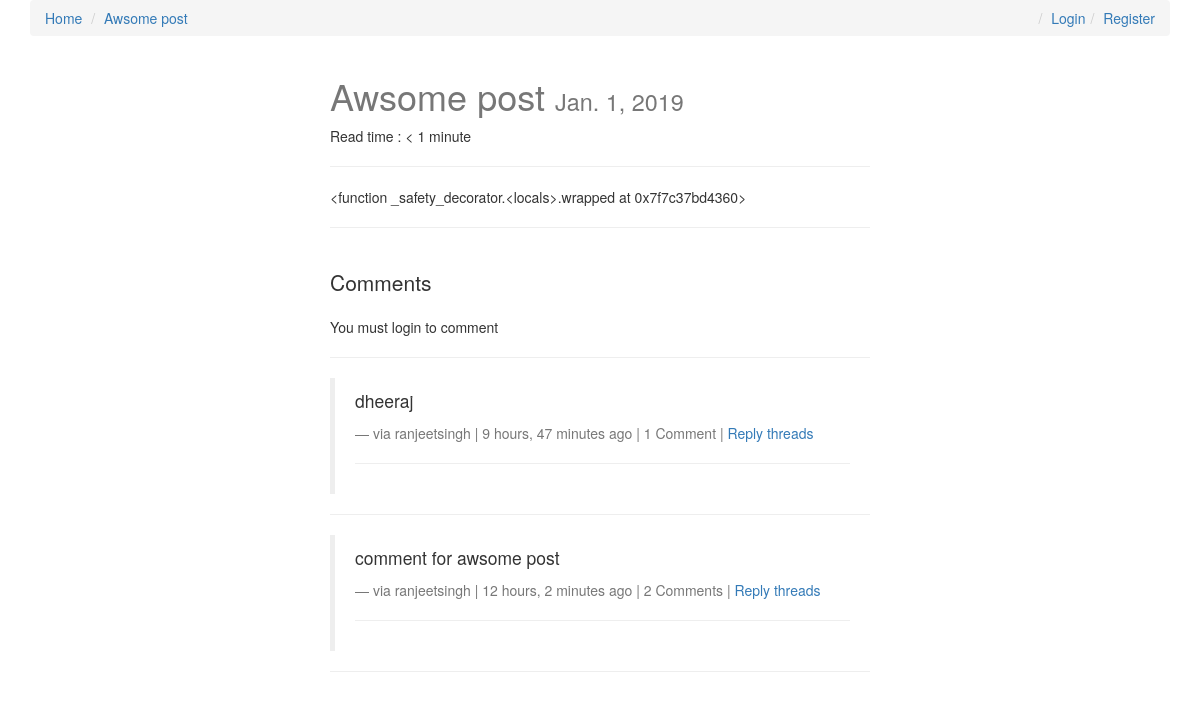
Before: /awsome-post/ with the older database file.
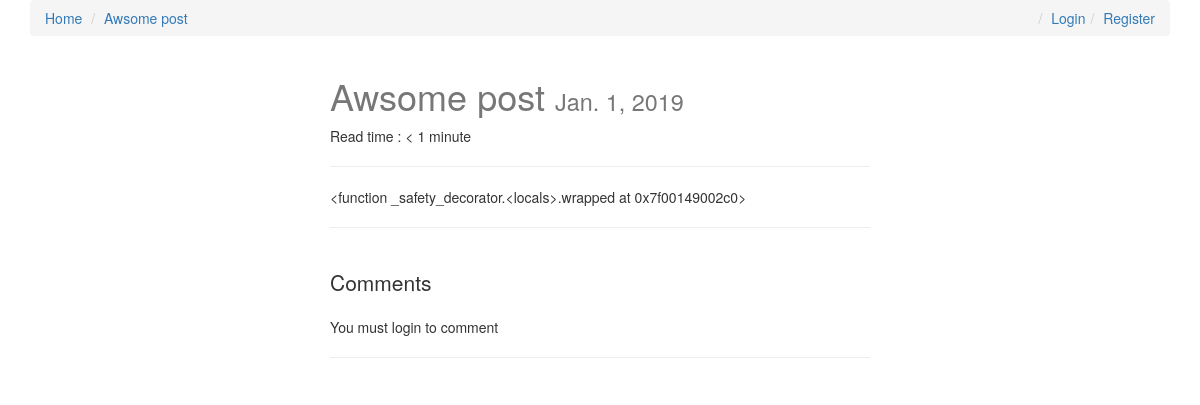
After: the same page with the newer database file.
### posts/models.py (models this page shows)
class Post(models.Model):
    user = models.ForeignKey(settings.AUTH_USER_MODEL, default=1)
    title = models.CharField(max_length = 120)
    slug = models.SlugField(unique=True)
    image = models.ImageField(upload_to=upload_location, null=True, blank=True,
            width_field="width_field",
            height_field="height_field")
    height_field = models.IntegerField(default=0)
    width_field = models.IntegerField(default=0)
    draft = models.BooleanField(default=False)
    publish = models.DateField(auto_now=False, auto_now_add=False)
    content = models.TextField()
    updated = models.DateTimeField(auto_now = True, auto_now_add = False)
    timestamp = models.DateTimeField(auto_now = False, auto_now_add = True)
    read_time = models.IntegerField(default=0)
    objects = PostManager()
    def __str__(self):
        return self.title
    def get_absolute_url(self):
        return reverse("posts:detail", kwargs={"slug":self.slug})
    class Meta:
        ordering = ["-timestamp","-updated"]
    def get_markdown(self):
        content = self.content
        markdown_text = markdown(content)
        return mark_safe(markdown_text)
    @property
    def comments(self):
        qs = Comment.objects.filter_by_instance(self)
        return qs
    @property
    def get_content_type(self):
        content_type = ContentType.objects.get_for_model(self.__class__)
        return content_type

### comments/models.py (models this page shows, shortened)
class Comment(models.Model):
    user        = models.ForeignKey(settings.AUTH_USER_MODEL, default=1)
    content_type = models.ForeignKey(ContentType, on_delete=models.CASCADE)
    object_id = models.PositiveIntegerField()
    content_object = GenericForeignKey('content_type', 'object_id')
    parent      = models.ForeignKey("self", null=True, blank=True)
    content     = models.TextField()
    timestamp   = models.DateTimeField(auto_now_add=True)
    objects = CommentManager()
    class Meta:
        ordering = ['-timestamp']
    def __str__(self):
        return str(self.user.username)
    def get_absolute_url(self):
        return reverse("comments:thread", kwargs={"id": self.id})
    def children(self): #replies
        return Comment.objects.filter(parent=self)

### posts/views.py (the view, shortened to what this page needs)
# urls.py: url(r'^(?P<slug>[\w-]+)/$',views.post_detail,name="detail"),
def post_detail(request,slug=None):
    instance = get_object_or_404(Post,slug=slug)
    if instance.draft or instance.publish > timezone.now().date():
        if not request.user.is_staff or not request.user.is_superuser:
            raise Http404
    share_string = quote_plus(instance.content)
    read_time = get_read_time(instance.get_markdown())
    print(read_time)
    comments = instance.comments
    initial_data = {
        "content_type":instance.get_content_type,
        "object_id":instance.id
    }
    form = CommentForm(request.POST or None, initial=initial_data)
    context = {
        "instance":instance,
        "title" : "Detail",
        "share_string":share_string,
        "comments":comments,
        "comment_form":form
    }
    return render(request,"post_detail.html",context)

### comments/models.py (called while the page is built)
    def filter_by_instance(self, instance):
        content_type = ContentType.objects.get_for_model(instance.__class__)
        obj_id = instance.id
        qs = super(CommentManager, self).filter(content_type=content_type, object_id= obj_id).filter(parent=None)
        return qs

### posts/templatetags/urlify.py (called while the page is built)
@register.filter
def urlify(value):
    return quote_plus(value)

### posts/utils.py (called while the page is built)
def count_words(html_string):
    word_string = strip_tags(html_string)
    count = len(re.findall(r'\w+', word_string))
    return count

def get_read_time(html_string):
    count = count_words(html_string)
    read_time_min = math.ceil(count/200)
    return read_time_min

### templates/post_detail.html (shortened to what this page needs)
{% extends "base.html" %}
{% load urlify %}
{% load crispy_forms_tags %}
{% block post_detail_link %}
<li><a href="{{instance.get_absolute_url}}">{{instance.title}}</a></li>
{% endblock %}
{% block content %}
<div class="col-sm-6 col-sm-offset-3">
    <h1>{{instance.title}} <small>{{instance.publish}}</small> </h1>
    <p>Read time : {% if instance.read_time <= 1 %} < {{instance.read_time}} minute {% else %}{{instance.read_time}} minutes {% endif %} </p>
    <p>
        <hr />
    </p>
    <div class="row">
        <div class="col-sm-12">
            <div class="post-detail-item">{{instance.get_markdown }}</div>
            <hr />
            <br />
            <div>
                <p class="lead">Comments</p>
                {% if request.user.is_authenticated %}
                <form action="" method="POST">{% csrf_token %}
                    {{comment_form | crispy }}
                    <input type="submit" value="Post comment" class="btn btn-default">
                </form>
                {% else %}
                <p>You must login to comment</p>
                {% endif %}
                <hr />
                {% for comments in comments %}
                <blockquote>
                    <p> {{comments.content}}</p>
                    <footer>via {{ comments.user }} | {{ comments.timestamp|timesince }} ago |
                        {% if comments.children.count > 0 %}{{ comments.children.count }}
                        Comment{% if comments.children.count > 1 %}s{% endif %} | {% endif %} <a
                            class='comment-reply-btn' href='#'>Reply</a> <a href="{{comments.get_absolute_url}}">threads</a> </footer>
                    <hr>
                </blockquote>
                <hr />
                {% endfor %}
            </div>
        </div>
    </div>
</div>
{% endblock content %}

### templates/base.html (shortened to what this page needs)
{% load staticfiles %}
<!DOCTYPE html>
<html lang="en">
<head>
        <link rel="stylesheet" href="https://maxcdn.bootstrapcdn.com/bootstrap/3.3.6/css/bootstrap.min.css">
        <link rel="stylesheet" href="https://maxcdn.bootstrapcdn.com/bootstrap/3.3.6/css/bootstrap-theme.min.css">
    <link rel="stylesheet" href='{% static "css/base.css" %}' />
</head>
<body>
    <div class="container">
        <ol class="breadcrumb">
            <li><a href='{% url "posts:list" %}'>Home</a></li>
            {% block post_detail_link %}
            {% endblock %}
            {% if not request.user.is_authenticated %}
            <li class="pull-right"><a href='{% url "register" %}'>Register</a></li>
            <li class="pull-right"><a href='{% url "login" %}'>Login</a></li>
            {% else %}
            <li class="pull-right"><a href='{% url "logout" %}'>Logout</a></li>
            {% endif %}
        </ol>
        {% block content %}
        {% endblock content %}
    </div>
</body>
</html>

### static/css/base.css (style rules this page uses)
h1 { color: #777777; }

Changed rows visible on the page:
removed Comment: content "dheeraj", user "ranjeetsingh", timestamp "9 hours, 47 minutes", children.count "1"
removed Comment: content "comment for awsome post", user "ranjeetsingh", timestamp "12 hours, 2 minutes", children.count "2"
computed for Post "Awsome post": get_markdown "<function _safety_decorator.<locals>.wrapped at 0x7f7c37bd4360>" → "<function _safety_decorator.<locals>.wrapped at 0x7f00149002c0>"
